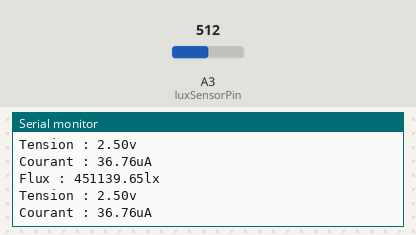
Recording of a sketch running on a simulated Arduino Uno, built with avr-gcc and run on an emulated ATmega328P. On the bench: the last lines printed to the serial monitor. Inputs (shaded band) come from the test bench; at power-on: A3 (luxSensorPin) = 512.

Above: at 1.2 s.
1.3 s: A3 (luxSensorPin) set to 545
At 2.4 s:
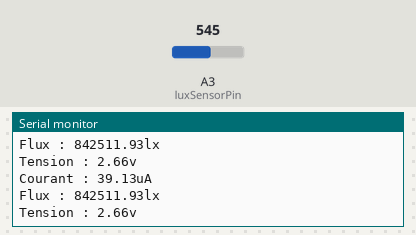
4.3 s: A3 (luxSensorPin) set to 570
At 5.1 s:
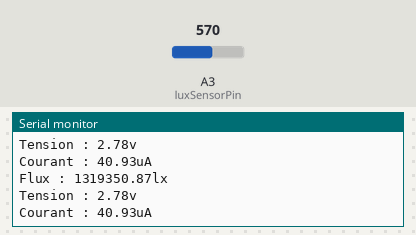
10.3 s: A3 (luxSensorPin) set to 868
At 11.3 s:
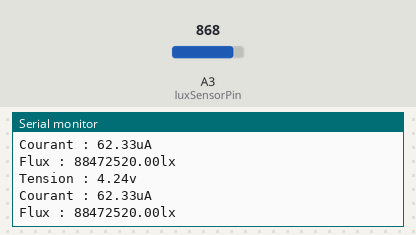
13.3 s: A3 (luxSensorPin) set to 889
At 14.4 s:
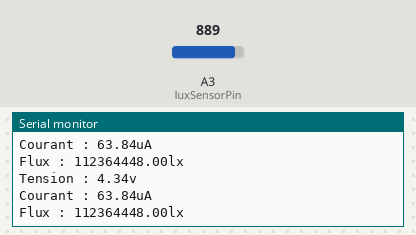
Timing chart, 0 to 16.3 s (numbered marks = the images above; inputs shaded):
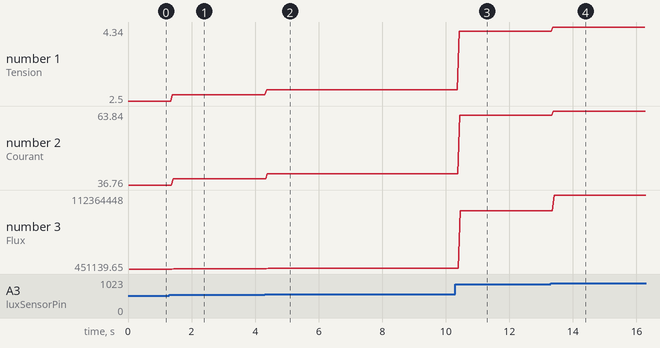

The sketch:

testLuxSensor.ino
```cpp
// (licence header left out)
int luxSensorPin=A3;
void setup()
{
    Serial.begin(9600);
}

/**
 * Cette fonction lit et retourne le flux lumineux mesuré, en LUX.
 * @param pin la broche sur laquelle la sortie analogique du luxmetre est branchée
 * @returns éclairement lumineux en lux.
 */
float readLux(int pin)
{
    float I=readLuxMeterCurrent(pin); //courant en Ampères
    //Io=10*log(Ev) alors Io/10=log(Ev) <=> Ev=(Io/10)^10 (µA)
    float Ev=pow(I/10,10);
    return Ev;
}

/**
 * Cette fonction lit et retourne la tension lue sur la borne de sortie du module lux-metre.
 * @param pin la broche sur laquelle la sortie analogique du luxmetre est branchée
 * @returns la tension de sortie du module lux-mètre, en volts.
 */
float readLuxMeterTension(int pin)
{
    int VCC=5;
    float U=analogRead(pin);
    U=U/1024*VCC;
    return U;
}

/**
 * Cette fonction lit et retourne le courant en µA en sortie de la photodiode
 * @param pin la broche sur laquelle la sortie analogique du luxmetre est branchée
 * @returns le courant en µA (micro ampères) généré par la photodiode
 */
float readLuxMeterCurrent(int pin)
{
    float U=readLuxMeterTension(pin);
    float R_out=68000;
    float I=U/R_out; //courant en Ampères
    I=I*1000000;//conversion en µA
    return I;
}

/**
 * Cette fonction calcule la moyenne de "count" mesures effectuées à "waitDelay" ms d'écart.
 * @param pin la broche sur laquelle la sortie analogique du luxmetre est branchée
 * @param waitDelay le délai entre deux mesures
 * @param count le nombre de mesures à effectuer
 * @returns éclairement lumineux en lux.
 */
float readAvgLux(int pin, int waitDelay, int count)
{
   int k=0;
   float sum=0.0;
   for(k=0;k<count;k++)
   {
       sum=sum + readLux(pin);
       delay(waitDelay);
   }
   float avg=sum/(float)count;
   return avg;
}


void loop()
{
   //lecture des données de la photodiode
   float U1=readLuxMeterTension(luxSensorPin);
   float I1=readLuxMeterCurrent(luxSensorPin);
   float Ev1=readLux(luxSensorPin);

   Serial.print("Tension : ");
   Serial.print(+U1);
   Serial.println("v");

   Serial.print("Courant : ");
   Serial.print(I1);
   Serial.println("uA");

   Serial.print("Flux : ");
   Serial.print(Ev1);
   Serial.println("lx");
}
```

Measured:
- the behaviour switches between 554 and 555 on A3 (luxSensorPin) (found by bisection; images 1 and 2)
- after the input at 1.3 s, the serial monitor: prints a new line after 0.10 s (image 1)
- after the input at 4.3 s, the serial monitor: prints a new line after 0.07 s (image 2)
- after the input at 10.3 s, the serial monitor: prints a new line after 0.12 s (image 3)
- after the input at 13.3 s, the serial monitor: prints a new line after 0.07 s (image 4)
- plotted number 1: 2.5 → 2.66 after the input at 1.3 s, 2.66 → 2.78 after the input at 4.3 s, 2.78 → 4.24 after the input at 10.3 s, 4.24 → 4.34 after the input at 13.3 s
- plotted number 2: 36.76 → 39.13 after the input at 1.3 s, 39.13 → 40.93 after the input at 4.3 s, 40.93 → 62.33 after the input at 10.3 s, 62.33 → 63.84 after the input at 13.3 s
- plotted number 3: 451139.65 → 842511.93 after the input at 1.3 s, 842511.93 → 1319350.87 after the input at 4.3 s, 1319350.87 → 88472520 after the input at 10.3 s, 88472520 → 112364448 after the input at 13.3 s
